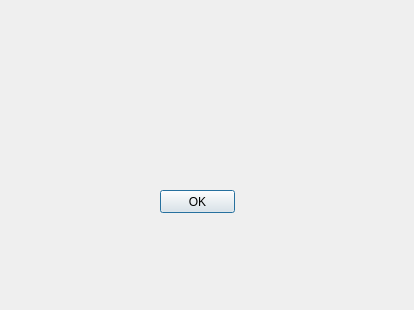
<?xml version="1.0" encoding="UTF-8"?>
<ui version="4.0">
 <class>AboutDialog</class>
 <widget class="QDialog" name="AboutDialog">
  <property name="geometry">
   <rect>
    <x>0</x>
    <y>0</y>
    <width>414</width>
    <height>310</height>
   </rect>
  </property>
  <property name="windowTitle">
   <string>Dialog</string>
  </property>
  <widget class="QPushButton" name="OKpushButton">
   <property name="geometry">
    <rect>
     <x>160</x>
     <y>190</y>
     <width>75</width>
     <height>23</height>
    </rect>
   </property>
   <property name="text">
    <string>OK</string>
   </property>
  </widget>
 </widget>
 <resources/>
 <connections/>
</ui>
